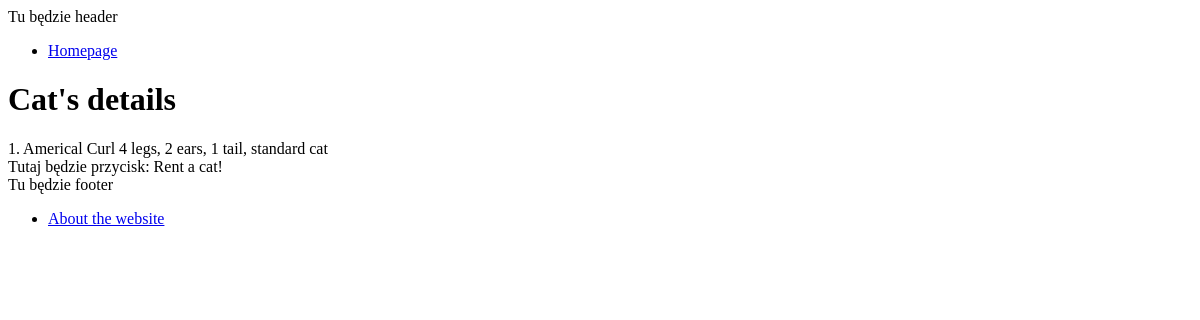
The page /cats/1/ on the database as committed earlier.
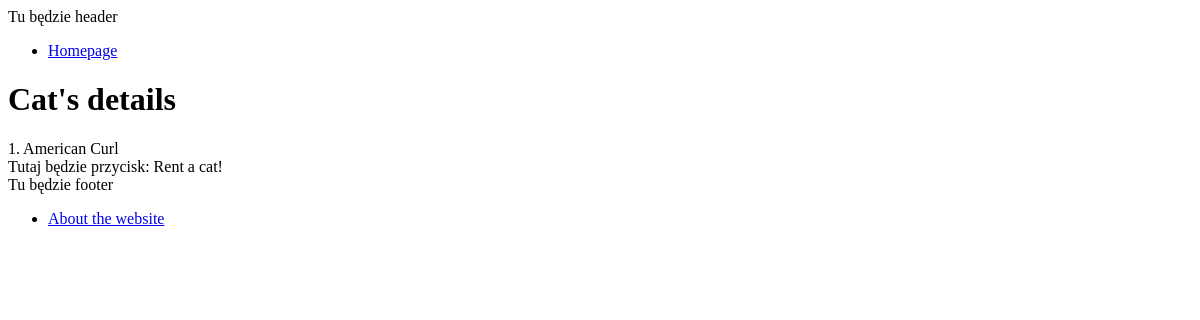
The same page on the database as committed later.
### cats/models.py (models this page shows, shortened)
class Cat(models.Model):
    species = models.CharField(max_length=50)
    breed = models.CharField(max_length=50)
    description = models.TextField(default=None, blank=True)
    available = models.BooleanField(default=True)
    last_rental_date = models.DateTimeField(default=None, blank=True, null=True)
    last_return_date = models.DateTimeField(default=None, blank=True, null=True)
    creation_date = models.DateTimeField(auto_now_add=True)
    modification_date = models.DateTimeField(auto_now=True)
    def __str__(self):
        return f"{self.id}. {self.breed}"

### cats/views.py (the view)
# urls.py: path('cats/<int:cat_id>/', cat_details, name="details"),
def cat_details(request, cat_id):
    cat = Cat.objects.get(pk=cat_id)
    context = {"cat": cat}
    return render(request, 'cats/details.html', context)

### cats/templates/cats/details.html (shortened to what this page needs)
{% extends 'base.html' %}
{% block content %}
<head>
</head>
<h1>Cat's details</h1>
<u1>
    <a hred="/cats/{{ cat.id }}">{{ cat }}</a>
    {{ cat.description }}
</u1>
<div>
    Tutaj będzie przycisk: Rent a cat!
</div>
{% endblock %}

Rows that differ between the two databases and show on the page:
changed Cat: id+breed "1. Americal Curl" → "1. American Curl"; description "4 legs, 2 ears, 1 tail, standard cat" → (not shown)
